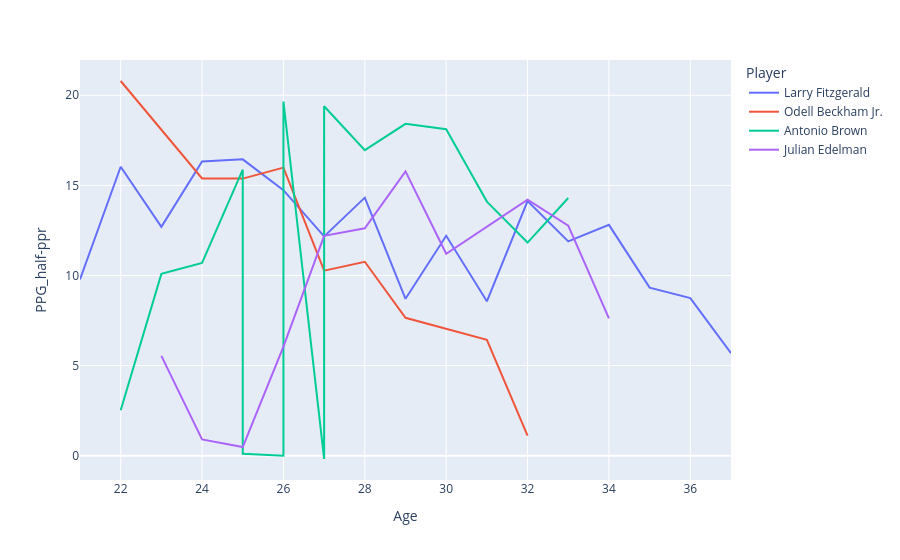

The code cell stored with this chart in its notebook:
### Code cell
wr = ["Larry Fitzgerald","Odell Beckham Jr.", "Julian Edelman", "Antonio Brown"]  # WR

filtered_nfl = nfl[nfl["Player"].isin(wr)]
filtered_nfl = filtered_nfl.sort_values('Age')

fig = px.line(filtered_nfl, x = "Age", y = "PPG_half-ppr", color = "Player", hover_data= {"Tm":True , "Rec_Yds_per_game": True, "Year":True,"Rec_Tgt_per_game": True, "Rec_TD_per_game": True })
fig.show()

### Figure 1 — Plotly figure (JSON) as saved in the notebook; plotly's stock layout.template omitted (floating-point values rounded to 4 significant figures)
{"data": [{"customdata": [["ARI", 48.75, 2004, 7.188, 0.5], ["ARI", 88.06, 2005, 10.31, 0.625], ["ARI", 72.77, 2006, 8.538, 0.4615], ["ARI", 93.93, 2007, 11.13, 0.6667], ["ARI", 89.44, 2008, 9.625, 0.75], ["ARI", 68.25, 2009, 9.562, 0.8125], ["ARI", 71.06, 2010, 10.81, 0.375], ["ARI", 88.19, 2011, 9.625, 0.5], ["ARI", 49.88, 2012, 9.75, 0.25], ["ARI", 59.62, 2013, 8.438, 0.625], ["ARI", 56, 2014, 7.357, 0.1429], ["ARI", 75.94, 2015, 9.062, 0.5625], ["ARI", 63.94, 2016, 9.375, 0.375], ["ARI", 72.25, 2017, 10.06, 0.375], ["ARI", 45.88, 2018, 7, 0.375], ["ARI", 50.25, 2019, 6.812, 0.25], ["ARI", 31.46, 2020, 5.538, 0.07692]], "hovertemplate": "Player=Larry Fitzgerald<br>Age=%{x}<br>PPG_half-ppr=%{y}<br>Tm=%{customdata[0]}<br>Rec_Yds_per_game=%{customdata[1]}<br>Year=%{customdata[2]}<br>Rec_Tgt_per_game=%{customdata[3]}<br>Rec_TD_per_game=%{customdata[4]}<extra></extra>", "legendgroup": "Larry Fitzgerald", "line": {"color": "#636efa", "dash": "solid"}, "marker": {"symbol": "circle"}, "mode": "lines", "name": "Larry Fitzgerald", "orientation": "v", "showlegend": true, "type": "scatter", "x": [21, 22, 23, 24, 25, 26, 27, 28, 29, 30, 31, 32, 33, 34, 35, 36, 37], "xaxis": "x", "y": [9.775, 16.03, 12.7, 16.33, 16.44, 14.73, 12.17, 14.32, 8.706, 12.2, 8.564, 14.12, 11.89, 12.81, 9.324, 8.744, 5.685], "yaxis": "y"}, {"customdata": [["NYG", 108.8, 2014, 10.83, 1], ["NYG", 96.67, 2015, 10.53, 0.8667], ["NYG", 85.44, 2016, 10.56, 0.625], ["NYG", 75.5, 2017, 10.25, 0.75], ["NYG", 87.67, 2018, 10.33, 0.5], ["CLE", 64.69, 2019, 8.312, 0.25], ["CLE", 45.57, 2020, 6.143, 0.4286], ["2TM", 38.36, 2021, 5.857, 0.3571], ["BAL", 40.36, 2023, 4.571, 0.2143], ["MIA", 6.111, 2024, 2, 0]], "hovertemplate": "Player=Odell Beckham Jr.<br>Age=%{x}<br>PPG_half-ppr=%{y}<br>Tm=%{customdata[0]}<br>Rec_Yds_per_game=%{customdata[1]}<br>Year=%{customdata[2]}<br>Rec_Tgt_per_game=%{customdata[3]}<br>Rec_TD_per_game=%{customdata[4]}<extra></extra>", "legendgroup": "Odell Beckham Jr.", "line": {"color": "#EF553B", "dash": "solid"}, "marker": {"symbol": "circle"}, "mode": "lines", "name": "Odell Beckham Jr.", "orientation": "v", "showlegend": true, "type": "scatter", "x": [22, 23, 24, 25, 26, 27, 28, 29, 31, 32], "xaxis": "x", "y": [20.79, 18.09, 15.38, 15.38, 15.99, 10.27, 10.76, 7.65, 6.429, 1.111], "yaxis": "y"}, {"customdata": [["PIT", 18.56, 2010, 2.111, 0], ["PIT", 69.25, 2011, 7.75, 0.125], ["PIT", 60.54, 2012, 8.154, 0.3846], ["PIT", 93.69, 2013, 10.44, 0.5], ["BUF", 0, 2003, 0, 0], ["WAS", 0, 2004, 0, 0], ["PIT", 106.1, 2014, 11.31, 0.8125], ["WAS", 0, 2005, 0.1429, 0], ["PIT", 114.6, 2015, 12.06, 0.625], ["PIT", 85.6, 2016, 10.27, 0.8], ["PIT", 109.5, 2017, 11.64, 0.6429], ["PIT", 86.47, 2018, 11.2, 1], ["NWE", 56, 2019, 8, 1], ["TAM", 60.38, 2020, 7.75, 0.5], ["TAM", 77.86, 2021, 8.857, 0.5714]], "hovertemplate": "Player=Antonio Brown<br>Age=%{x}<br>PPG_half-ppr=%{y}<br>Tm=%{customdata[0]}<br>Rec_Yds_per_game=%{customdata[1]}<br>Year=%{customdata[2]}<br>Rec_Tgt_per_game=%{customdata[3]}<br>Rec_TD_per_game=%{customdata[4]}<extra></extra>", "legendgroup": "Antonio Brown", "line": {"color": "#00cc96", "dash": "solid"}, "marker": {"symbol": "circle"}, "mode": "lines", "name": "Antonio Brown", "orientation": "v", "showlegend": true, "type": "scatter", "x": [22, 23, 24, 25, 25, 26, 26, 27, 27, 28, 29, 30, 31, 32, 33], "xaxis": "x", "y": [2.522, 10.09, 10.7, 15.87, 0.1062, 0.0, 19.65, -0.1857, 19.39, 16.95, 18.41, 18.11, 14.1, 11.82, 14.3], "yaxis": "y"}, {"customdata": [["NWE", 32.64, 2009, 4.909, 0.09091], ["NWE", 5.733, 2010, 0.9333, 0], ["NWE", 2.615, 2011, 0.6923, 0], ["NWE", 26.11, 2012, 3.556, 0.3333], ["NWE", 66, 2013, 9.438, 0.375], ["NWE", 69.43, 2014, 9.571, 0.2857], ["NWE", 76.89, 2015, 9.778, 0.7778], ["NWE", 69.12, 2016, 9.938, 0.1875], ["NWE", 70.83, 2018, 9, 0.5], ["NWE", 69.81, 2019, 9.562, 0.375], ["NWE", 52.5, 2020, 6.5, 0]], "hovertemplate": "Player=Julian Edelman<br>Age=%{x}<br>PPG_half-ppr=%{y}<br>Tm=%{customdata[0]}<br>Rec_Yds_per_game=%{customdata[1]}<br>Year=%{customdata[2]}<br>Rec_Tgt_per_game=%{customdata[3]}<br>Rec_TD_per_game=%{customdata[4]}<extra></extra>", "legendgroup": "Julian Edelman", "line": {"color": "#ab63fa", "dash": "solid"}, "marker": {"symbol": "circle"}, "mode": "lines", "name": "Julian Edelman", "orientation": "v", "showlegend": true, "type": "scatter", "x": [23, 24, 25, 26, 27, 28, 29, 30, 32, 33, 34], "xaxis": "x", "y": [5.536, 0.9, 0.4769, 6.056, 12.2, 12.61, 15.78, 11.21, 14.2, 12.77, 7.62], "yaxis": "y"}], "layout": {"legend": {"title": {"text": "Player"}, "tracegroupgap": 0}, "margin": {"t": 60}, "xaxis": {"anchor": "y", "domain": [0, 1], "title": {"text": "Age"}}, "yaxis": {"anchor": "x", "domain": [0, 1], "title": {"text": "PPG_half-ppr"}}}}
